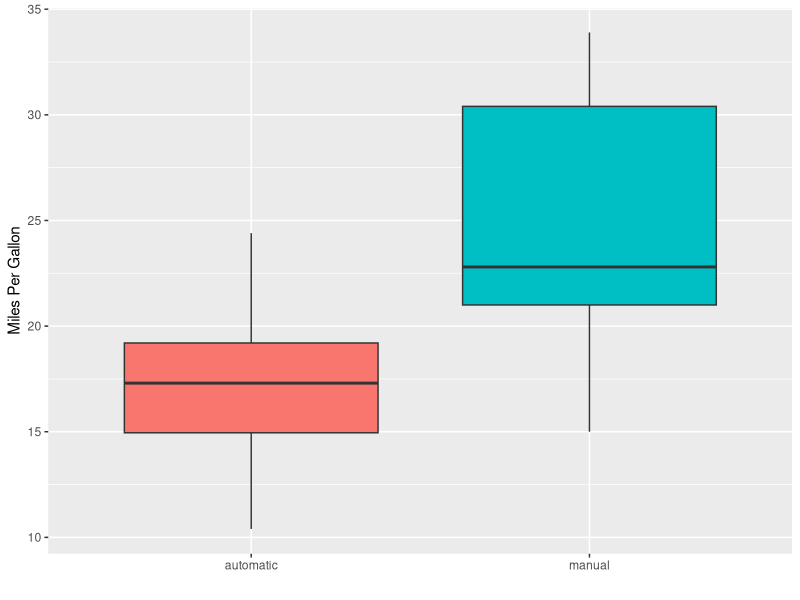
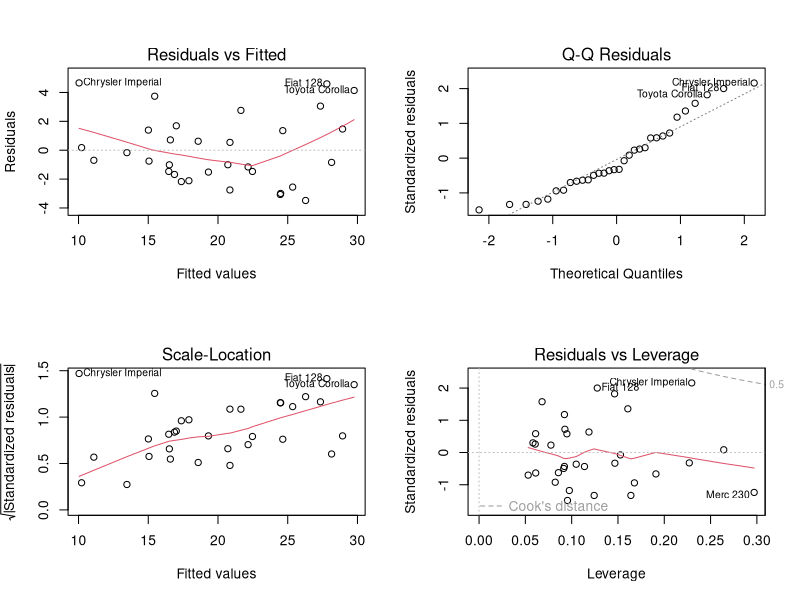

The R source for these figures, in order:
## ---- chunk 1
knitr::opts_chunk$set(echo = TRUE)
## ---- chunk 2
data <- mtcars
library(ggplot2)
library(dplyr)

data$vs <- factor(data$vs)
data$am <- factor(ifelse(data$am == 0, "automatic", "manual"))
data$gear <- factor(data$gear)
data$carb <- factor(data$carb)
## ---- chunk 3

ggplot(data, aes(am, mpg, fill = am)) + 
  geom_boxplot() +
  labs(x = "", y = "Miles Per Gallon") + 
  theme(legend.position = "none")
## ---- chunk 4
set.seed(123)
model <- lm(mpg ~., data = mtcars)
summary(model)
## ---- chunk 5
best_model <- step(model, direction = "both")
summary(best_model)
## ---- chunk 6
par(mfrow=c(2, 2))
plot(best_model)
